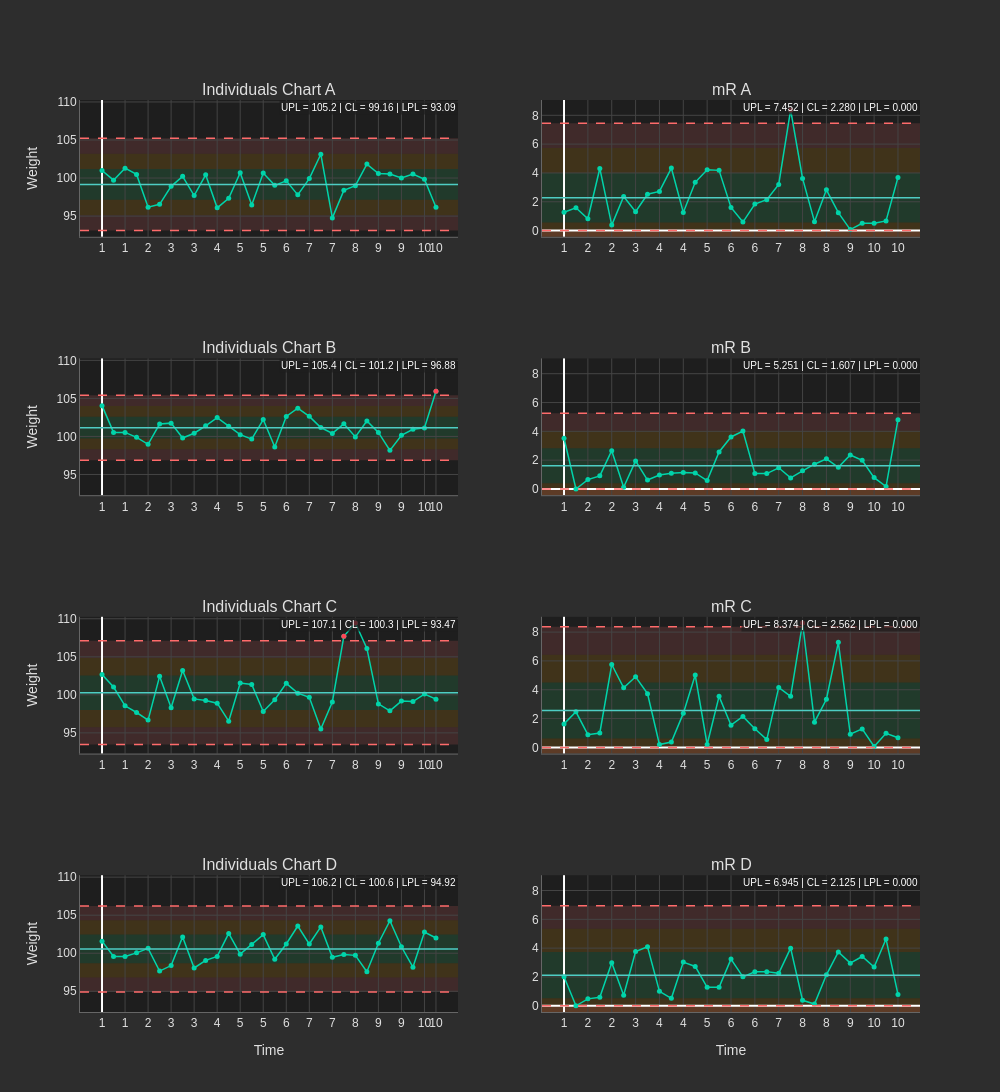

Here is the notebook cell this chart was saved with:
### Code cell
# Plot stratified IMR with all rules
fig = result_imr.plot(
    show_zones=True,
    highlight_signals=True,
    show_rules=True,  # Show all WECO rule violations
    theme='dark'
)
fig.show()

### Figure 1 — Plotly figure (JSON) as saved in the notebook; plotly's stock layout.template omitted (floating-point values rounded to 4 significant figures)
{"data": [{"customdata": [["A", 1, 0], ["A", 1, 1], ["A", 1, 2], ["A", 2, 3], ["A", 2, 4], ["A", 2, 5], ["A", 3, 6], ["A", 3, 7], ["A", 3, 8], ["A", 4, 9], ["A", 4, 10], ["A", 4, 11], ["A", 5, 12], ["A", 5, 13], ["A", 5, 14], ["A", 6, 15], ["A", 6, 16], ["A", 6, 17], ["A", 7, 18], ["A", 7, 19], ["A", 7, 20], ["A", 8, 21], ["A", 8, 22], ["A", 8, 23], ["A", 9, 24], ["A", 9, 25], ["A", 9, 26], ["A", 10, 27], ["A", 10, 28], ["A", 10, 29]], "hovertemplate": "<b>X_A</b> = %{y:.3f}<br>Cell: %{customdata[0]}<br>Time: %{customdata[1]}<br>Obs:  %{customdata[2]}<extra></extra>", "line": {"color": "#00D4AA", "width": 1.5}, "marker": {"color": "#00D4AA", "size": 5}, "mode": "lines+markers", "name": "X_A", "opacity": 1.0, "showlegend": false, "type": "scatter", "x": [0, 1, 2, 3, 4, 5, 6, 7, 8, 9, 10, 11, 12, 13, 14, 15, 16, 17, 18, 19, 20, 21, 22, 23, 24, 25, 26, 27, 28, 29], "xaxis": "x", "y": [101.0, 99.72, 101.3, 100.5, 96.17, 96.55, 98.91, 100.2, 97.7, 100.4, 96.08, 97.34, 100.7, 96.47, 100.7, 99.04, 99.63, 97.79, 99.93, 103.1, 94.76, 98.38, 99.0, 101.8, 100.6, 100.5, 100.0, 100.5, 99.85, 96.16], "yaxis": "y"}, {"customdata": [["A", 1, 1], ["A", 1, 2], ["A", 2, 3], ["A", 2, 4], ["A", 2, 5], ["A", 3, 6], ["A", 3, 7], ["A", 3, 8], ["A", 4, 9], ["A", 4, 10], ["A", 4, 11], ["A", 5, 12], ["A", 5, 13], ["A", 5, 14], ["A", 6, 15], ["A", 6, 16], ["A", 6, 17], ["A", 7, 18], ["A", 7, 19], ["A", 7, 20], ["A", 8, 21], ["A", 8, 22], ["A", 8, 23], ["A", 9, 24], ["A", 9, 25], ["A", 9, 26], ["A", 10, 27], ["A", 10, 28], ["A", 10, 29]], "hovertemplate": "<b>mR_A</b> = %{y:.3f}<br>Cell: %{customdata[0]}<br>Time: %{customdata[1]}<br>Obs:  %{customdata[2]}<extra></extra>", "line": {"color": "#00D4AA", "width": 1.5}, "marker": {"color": "#00D4AA", "size": 5}, "mode": "lines+markers", "name": "mR_A", "opacity": 1.0, "showlegend": false, "type": "scatter", "x": [0, 1, 2, 3, 4, 5, 6, 7, 8, 9, 10, 11, 12, 13, 14, 15, 16, 17, 18, 19, 20, 21, 22, 23, 24, 25, 26, 27, 28], "xaxis": "x2", "y": [1.27, 1.58, 0.82, 4.31, 0.38, 2.36, 1.31, 2.52, 2.72, 4.34, 1.26, 3.35, 4.22, 4.18, 1.61, 0.59, 1.84, 2.14, 3.2, 8.37, 3.62, 0.62, 2.83, 1.24, 0.07, 0.51, 0.51, 0.67, 3.69], "yaxis": "y2"}, {"hovertemplate": "Signal<br>%{x}<br>%{y:.3f}<extra></extra>", "marker": {"color": "#FF4757", "size": 5, "symbol": "circle"}, "mode": "markers", "name": "Signal", "showlegend": false, "type": "scatter", "x": [19], "xaxis": "x2", "y": [8.37], "yaxis": "y2"}, {"customdata": [["B", 1, 30], ["B", 1, 31], ["B", 1, 32], ["B", 2, 33], ["B", 2, 34], ["B", 2, 35], ["B", 3, 36], ["B", 3, 37], ["B", 3, 38], ["B", 4, 39], ["B", 4, 40], ["B", 4, 41], ["B", 5, 42], ["B", 5, 43], ["B", 5, 44], ["B", 6, 45], ["B", 6, 46], ["B", 6, 47], ["B", 7, 48], ["B", 7, 49], ["B", 7, 50], ["B", 8, 51], ["B", 8, 52], ["B", 8, 53], ["B", 9, 54], ["B", 9, 55], ["B", 9, 56], ["B", 10, 57], ["B", 10, 58], ["B", 10, 59]], "hovertemplate": "<b>X_B</b> = %{y:.3f}<br>Cell: %{customdata[0]}<br>Time: %{customdata[1]}<br>Obs:  %{customdata[2]}<extra></extra>", "line": {"color": "#00D4AA", "width": 1.5}, "marker": {"color": "#00D4AA", "size": 5}, "mode": "lines+markers", "name": "X_B", "opacity": 1.0, "showlegend": false, "type": "scatter", "x": [0, 1, 2, 3, 4, 5, 6, 7, 8, 9, 10, 11, 12, 13, 14, 15, 16, 17, 18, 19, 20, 21, 22, 23, 24, 25, 26, 27, 28, 29], "xaxis": "x3", "y": [104.0, 100.5, 100.5, 99.88, 98.97, 101.6, 101.8, 99.8, 100.4, 101.4, 102.5, 101.3, 100.2, 99.65, 102.2, 98.61, 102.6, 103.7, 102.6, 101.2, 100.4, 101.7, 99.94, 102.0, 100.5, 98.17, 100.2, 101.0, 101.1, 105.9], "yaxis": "y3"}, {"hovertemplate": "Signal<br>%{x}<br>%{y:.3f}<extra></extra>", "marker": {"color": "#FF4757", "size": 5, "symbol": "circle"}, "mode": "markers", "name": "Signal", "showlegend": false, "type": "scatter", "x": [29], "xaxis": "x3", "y": [105.9], "yaxis": "y3"}, {"customdata": [["B", 1, 31], ["B", 1, 32], ["B", 2, 33], ["B", 2, 34], ["B", 2, 35], ["B", 3, 36], ["B", 3, 37], ["B", 3, 38], ["B", 4, 39], ["B", 4, 40], ["B", 4, 41], ["B", 5, 42], ["B", 5, 43], ["B", 5, 44], ["B", 6, 45], ["B", 6, 46], ["B", 6, 47], ["B", 7, 48], ["B", 7, 49], ["B", 7, 50], ["B", 8, 51], ["B", 8, 52], ["B", 8, 53], ["B", 9, 54], ["B", 9, 55], ["B", 9, 56], ["B", 10, 57], ["B", 10, 58], ["B", 10, 59]], "hovertemplate": "<b>mR_B</b> = %{y:.3f}<br>Cell: %{customdata[0]}<br>Time: %{customdata[1]}<br>Obs:  %{customdata[2]}<extra></extra>", "line": {"color": "#00D4AA", "width": 1.5}, "marker": {"color": "#00D4AA", "size": 5}, "mode": "lines+markers", "name": "mR_B", "opacity": 1.0, "showlegend": false, "type": "scatter", "x": [0, 1, 2, 3, 4, 5, 6, 7, 8, 9, 10, 11, 12, 13, 14, 15, 16, 17, 18, 19, 20, 21, 22, 23, 24, 25, 26, 27, 28], "xaxis": "x4", "y": [3.52, 0.0, 0.65, 0.91, 2.66, 0.12, 1.95, 0.62, 0.97, 1.09, 1.14, 1.11, 0.58, 2.57, 3.61, 4.02, 1.08, 1.07, 1.47, 0.77, 1.26, 1.72, 2.09, 1.5, 2.36, 1.99, 0.79, 0.17, 4.81], "yaxis": "y4"}, {"customdata": [["C", 1, 60], ["C", 1, 61], ["C", 1, 62], ["C", 2, 63], ["C", 2, 64], ["C", 2, 65], ["C", 3, 66], ["C", 3, 67], ["C", 3, 68], ["C", 4, 69], ["C", 4, 70], ["C", 4, 71], ["C", 5, 72], ["C", 5, 73], ["C", 5, 74], ["C", 6, 75], ["C", 6, 76], ["C", 6, 77], ["C", 7, 78], ["C", 7, 79], ["C", 7, 80], ["C", 8, 81], ["C", 8, 82], ["C", 8, 83], ["C", 9, 84], ["C", 9, 85], ["C", 9, 86], ["C", 10, 87], ["C", 10, 88], ["C", 10, 89]], "hovertemplate": "<b>X_C</b> = %{y:.3f}<br>Cell: %{customdata[0]}<br>Time: %{customdata[1]}<br>Obs:  %{customdata[2]}<extra></extra>", "line": {"color": "#00D4AA", "width": 1.5}, "marker": {"color": "#00D4AA", "size": 5}, "mode": "lines+markers", "name": "X_C", "opacity": 1.0, "showlegend": false, "type": "scatter", "x": [0, 1, 2, 3, 4, 5, 6, 7, 8, 9, 10, 11, 12, 13, 14, 15, 16, 17, 18, 19, 20, 21, 22, 23, 24, 25, 26, 27, 28, 29], "xaxis": "x5", "y": [102.7, 101.0, 98.56, 97.68, 96.68, 102.4, 98.3, 103.2, 99.47, 99.27, 98.9, 96.54, 101.6, 101.4, 97.82, 99.36, 101.5, 100.2, 99.68, 95.52, 99.06, 107.7, 109.4, 106.1, 98.81, 97.9, 99.18, 99.12, 100.1, 99.43], "yaxis": "y5"}, {"hovertemplate": "Signal<br>%{x}<br>%{y:.3f}<extra></extra>", "marker": {"color": "#FF4757", "size": 5, "symbol": "circle"}, "mode": "markers", "name": "Signal", "showlegend": false, "type": "scatter", "x": [21, 22], "xaxis": "x5", "y": [107.7, 109.4], "yaxis": "y5"}, {"customdata": [["C", 1, 61], ["C", 1, 62], ["C", 2, 63], ["C", 2, 64], ["C", 2, 65], ["C", 3, 66], ["C", 3, 67], ["C", 3, 68], ["C", 4, 69], ["C", 4, 70], ["C", 4, 71], ["C", 5, 72], ["C", 5, 73], ["C", 5, 74], ["C", 6, 75], ["C", 6, 76], ["C", 6, 77], ["C", 7, 78], ["C", 7, 79], ["C", 7, 80], ["C", 8, 81], ["C", 8, 82], ["C", 8, 83], ["C", 9, 84], ["C", 9, 85], ["C", 9, 86], ["C", 10, 87], ["C", 10, 88], ["C", 10, 89]], "hovertemplate": "<b>mR_C</b> = %{y:.3f}<br>Cell: %{customdata[0]}<br>Time: %{customdata[1]}<br>Obs:  %{customdata[2]}<extra></extra>", "line": {"color": "#00D4AA", "width": 1.5}, "marker": {"color": "#00D4AA", "size": 5}, "mode": "lines+markers", "name": "mR_C", "opacity": 1.0, "showlegend": false, "type": "scatter", "x": [0, 1, 2, 3, 4, 5, 6, 7, 8, 9, 10, 11, 12, 13, 14, 15, 16, 17, 18, 19, 20, 21, 22, 23, 24, 25, 26, 27, 28], "xaxis": "x6", "y": [1.63, 2.47, 0.88, 1.0, 5.75, 4.13, 4.9, 3.73, 0.2, 0.37, 2.36, 5.02, 0.2, 3.54, 1.54, 2.15, 1.29, 0.54, 4.16, 3.54, 8.63, 1.75, 3.34, 7.29, 0.91, 1.28, 0.06, 0.98, 0.67], "yaxis": "y6"}, {"hovertemplate": "Signal<br>%{x}<br>%{y:.3f}<extra></extra>", "marker": {"color": "#FF4757", "size": 5, "symbol": "circle"}, "mode": "markers", "name": "Signal", "showlegend": false, "type": "scatter", "x": [20], "xaxis": "x6", "y": [8.63], "yaxis": "y6"}, {"customdata": [["D", 1, 90], ["D", 1, 91], ["D", 1, 92], ["D", 2, 93], ["D", 2, 94], ["D", 2, 95], ["D", 3, 96], ["D", 3, 97], ["D", 3, 98], ["D", 4, 99], ["D", 4, 100], ["D", 4, 101], ["D", 5, 102], ["D", 5, 103], ["D", 5, 104], ["D", 6, 105], ["D", 6, 106], ["D", 6, 107], ["D", 7, 108], ["D", 7, 109], ["D", 7, 110], ["D", 8, 111], ["D", 8, 112], ["D", 8, 113], ["D", 9, 114], ["D", 9, 115], ["D", 9, 116], ["D", 10, 117], ["D", 10, 118], ["D", 10, 119]], "hovertemplate": "<b>X_D</b> = %{y:.3f}<br>Cell: %{customdata[0]}<br>Time: %{customdata[1]}<br>Obs:  %{customdata[2]}<extra></extra>", "line": {"color": "#00D4AA", "width": 1.5}, "marker": {"color": "#00D4AA", "size": 5}, "mode": "lines+markers", "name": "X_D", "opacity": 1.0, "showlegend": false, "type": "scatter", "x": [0, 1, 2, 3, 4, 5, 6, 7, 8, 9, 10, 11, 12, 13, 14, 15, 16, 17, 18, 19, 20, 21, 22, 23, 24, 25, 26, 27, 28, 29], "xaxis": "x7", "y": [101.6, 99.57, 99.57, 100.0, 100.6, 97.65, 98.38, 102.2, 98.06, 99.06, 99.58, 102.6, 99.88, 101.2, 102.5, 99.21, 101.2, 103.6, 101.2, 103.5, 99.46, 99.84, 99.72, 97.57, 101.3, 104.3, 100.8, 98.16, 102.8, 102.0], "yaxis": "y7"}, {"customdata": [["D", 1, 91], ["D", 1, 92], ["D", 2, 93], ["D", 2, 94], ["D", 2, 95], ["D", 3, 96], ["D", 3, 97], ["D", 3, 98], ["D", 4, 99], ["D", 4, 100], ["D", 4, 101], ["D", 5, 102], ["D", 5, 103], ["D", 5, 104], ["D", 6, 105], ["D", 6, 106], ["D", 6, 107], ["D", 7, 108], ["D", 7, 109], ["D", 7, 110], ["D", 8, 111], ["D", 8, 112], ["D", 8, 113], ["D", 9, 114], ["D", 9, 115], ["D", 9, 116], ["D", 10, 117], ["D", 10, 118], ["D", 10, 119]], "hovertemplate": "<b>mR_D</b> = %{y:.3f}<br>Cell: %{customdata[0]}<br>Time: %{customdata[1]}<br>Obs:  %{customdata[2]}<extra></extra>", "line": {"color": "#00D4AA", "width": 1.5}, "marker": {"color": "#00D4AA", "size": 5}, "mode": "lines+markers", "name": "mR_D", "opacity": 1.0, "showlegend": false, "type": "scatter", "x": [0, 1, 2, 3, 4, 5, 6, 7, 8, 9, 10, 11, 12, 13, 14, 15, 16, 17, 18, 19, 20, 21, 22, 23, 24, 25, 26, 27, 28], "xaxis": "x8", "y": [2.02, 0.0, 0.48, 0.59, 2.99, 0.73, 3.77, 4.09, 1.0, 0.52, 3.03, 2.73, 1.28, 1.29, 3.24, 2.01, 2.36, 2.37, 2.25, 4.0, 0.38, 0.12, 2.15, 3.74, 2.96, 3.42, 2.69, 4.63, 0.79], "yaxis": "y8"}], "layout": {"annotations": [{"font": {"size": 16}, "showarrow": false, "text": "Individuals Chart A", "x": 0.225, "xanchor": "center", "xref": "paper", "y": 1.0, "yanchor": "bottom", "yref": "paper"}, {"font": {"size": 16}, "showarrow": false, "text": "mR A", "x": 0.775, "xanchor": "center", "xref": "paper", "y": 1.0, "yanchor": "bottom", "yref": "paper"}, {"font": {"size": 16}, "showarrow": false, "text": "Individuals Chart B", "x": 0.225, "xanchor": "center", "xref": "paper", "y": 0.7167, "yanchor": "bottom", "yref": "paper"}, {"font": {"size": 16}, "showarrow": false, "text": "mR B", "x": 0.775, "xanchor": "center", "xref": "paper", "y": 0.7167, "yanchor": "bottom", "yref": "paper"}, {"font": {"size": 16}, "showarrow": false, "text": "Individuals Chart C", "x": 0.225, "xanchor": "center", "xref": "paper", "y": 0.4333, "yanchor": "bottom", "yref": "paper"}, {"font": {"size": 16}, "showarrow": false, "text": "mR C", "x": 0.775, "xanchor": "center", "xref": "paper", "y": 0.4333, "yanchor": "bottom", "yref": "paper"}, {"font": {"size": 16}, "showarrow": false, "text": "Individuals Chart D", "x": 0.225, "xanchor": "center", "xref": "paper", "y": 0.15, "yanchor": "bottom", "yref": "paper"}, {"font": {"size": 16}, "showarrow": false, "text": "mR D", "x": 0.775, "xanchor": "center", "xref": "paper", "y": 0.15, "yanchor": "bottom", "yref": "paper"}, {"bgcolor": "rgba(30,30,30,0.7)", "font": {"color": "#FFFFFF", "size": 10}, "showarrow": false, "text": "UPL = 105.2 | CL = 99.16 | LPL = 93.09", "x": 1.0, "xanchor": "right", "xref": "x domain", "y": 1.0, "yanchor": "top", "yref": "y domain"}, {"bgcolor": "rgba(30,30,30,0.7)", "font": {"color": "#FFFFFF", "size": 10}, "showarrow": false, "text": "UPL = 7.452 | CL = 2.280 | LPL = 0.000", "x": 1.0, "xanchor": "right", "xref": "x2 domain", "y": 1.0, "yanchor": "top", "yref": "y2 domain"}, {"bgcolor": "rgba(30,30,30,0.7)", "font": {"color": "#FFFFFF", "size": 10}, "showarrow": false, "text": "UPL = 105.4 | CL = 101.2 | LPL = 96.88", "x": 1.0, "xanchor": "right", "xref": "x3 domain", "y": 1.0, "yanchor": "top", "yref": "y3 domain"}, {"bgcolor": "rgba(30,30,30,0.7)", "font": {"color": "#FFFFFF", "size": 10}, "showarrow": false, "text": "UPL = 5.251 | CL = 1.607 | LPL = 0.000", "x": 1.0, "xanchor": "right", "xref": "x4 domain", "y": 1.0, "yanchor": "top", "yref": "y4 domain"}, {"bgcolor": "rgba(30,30,30,0.7)", "font": {"color": "#FFFFFF", "size": 10}, "showarrow": false, "text": "UPL = 107.1 | CL = 100.3 | LPL = 93.47", "x": 1.0, "xanchor": "right", "xref": "x5 domain", "y": 1.0, "yanchor": "top", "yref": "y5 domain"}, {"bgcolor": "rgba(30,30,30,0.7)", "font": {"color": "#FFFFFF", "size": 10}, "showarrow": false, "text": "UPL = 8.374 | CL = 2.562 | LPL = 0.000", "x": 1.0, "xanchor": "right", "xref": "x6 domain", "y": 1.0, "yanchor": "top", "yref": "y6 domain"}, {"bgcolor": "rgba(30,30,30,0.7)", "font": {"color": "#FFFFFF", "size": 10}, "showarrow": false, "text": "UPL = 106.2 | CL = 100.6 | LPL = 94.92", "x": 1.0, "xanchor": "right", "xref": "x7 domain", "y": 1.0, "yanchor": "top", "yref": "y7 domain"}, {"bgcolor": "rgba(30,30,30,0.7)", "font": {"color": "#FFFFFF", "size": 10}, "showarrow": false, "text": "UPL = 6.945 | CL = 2.125 | LPL = 0.000", "x": 1.0, "xanchor": "right", "xref": "x8 domain", "y": 1.0, "yanchor": "top", "yref": "y8 domain"}], "font": {"color": "#E0E0E0", "family": "Arial, sans-serif", "size": 12}, "height": 1600, "hovermode": "closest", "paper_bgcolor": "#2D2D2D", "plot_bgcolor": "#1E1E1E", "shapes": [{"fillcolor": "#2ED573", "layer": "below", "line": {"width": 0}, "opacity": 0.15, "type": "rect", "x0": 0, "x1": 1, "xref": "x domain", "y0": 97.14, "y1": 101.2, "yref": "y"}, {"fillcolor": "#FFA502", "layer": "below", "line": {"width": 0}, "opacity": 0.15, "type": "rect", "x0": 0, "x1": 1, "xref": "x domain", "y0": 101.2, "y1": 103.2, "yref": "y"}, {"fillcolor": "#FFA502", "layer": "below", "line": {"width": 0}, "opacity": 0.15, "type": "rect", "x0": 0, "x1": 1, "xref": "x domain", "y0": 95.12, "y1": 97.14, "yref": "y"}, {"fillcolor": "#FF6B6B", "layer": "below", "line": {"width": 0}, "opacity": 0.15, "type": "rect", "x0": 0, "x1": 1, "xref": "x domain", "y0": 103.2, "y1": 105.2, "yref": "y"}, {"fillcolor": "#FF6B6B", "layer": "below", "line": {"width": 0}, "opacity": 0.15, "type": "rect", "x0": 0, "x1": 1, "xref": "x domain", "y0": 93.09, "y1": 95.12, "yref": "y"}, {"line": {"color": "#FF6B6B", "dash": "dash", "width": 1.5}, "type": "line", "x0": 0, "x1": 1, "xref": "x domain", "y0": 105.2, "y1": 105.2, "yref": "y"}, {"line": {"color": "#FF6B6B", "dash": "dash", "width": 1.5}, "type": "line", "x0": 0, "x1": 1, "xref": "x domain", "y0": 93.09, "y1": 93.09, "yref": "y"}, {"line": {"color": "#4ECDC4", "dash": "solid", "width": 1.5}, "type": "line", "x0": 0, "x1": 1, "xref": "x domain", "y0": 99.16, "y1": 99.16, "yref": "y"}, {"fillcolor": "#2ED573", "layer": "below", "line": {"width": 0}, "opacity": 0.15, "type": "rect", "x0": 0, "x1": 1, "xref": "x2 domain", "y0": 0.556, "y1": 4.004, "yref": "y2"}, {"fillcolor": "#FFA502", "layer": "below", "line": {"width": 0}, "opacity": 0.15, "type": "rect", "x0": 0, "x1": 1, "xref": "x2 domain", "y0": 4.004, "y1": 5.728, "yref": "y2"}, {"fillcolor": "#FFA502", "layer": "below", "line": {"width": 0}, "opacity": 0.15, "type": "rect", "x0": 0, "x1": 1, "xref": "x2 domain", "y0": -1.168, "y1": 0.556, "yref": "y2"}, {"fillcolor": "#FF6B6B", "layer": "below", "line": {"width": 0}, "opacity": 0.15, "type": "rect", "x0": 0, "x1": 1, "xref": "x2 domain", "y0": 5.728, "y1": 7.452, "yref": "y2"}, {"fillcolor": "#FF6B6B", "layer": "below", "line": {"width": 0}, "opacity": 0.15, "type": "rect", "x0": 0, "x1": 1, "xref": "x2 domain", "y0": 0.0, "y1": -1.168, "yref": "y2"}, {"line": {"color": "#FF6B6B", "dash": "dash", "width": 1.5}, "type": "line", "x0": 0, "x1": 1, "xref": "x2 domain", "y0": 7.452, "y1": 7.452, "yref": "y2"}, {"line": {"color": "#FF6B6B", "dash": "dash", "width": 1.5}, "type": "line", "x0": 0, "x1": 1, "xref": "x2 domain", "y0": 0.0, "y1": 0.0, "yref": "y2"}, {"line": {"color": "#4ECDC4", "dash": "solid", "width": 1.5}, "type": "line", "x0": 0, "x1": 1, "xref": "x2 domain", "y0": 2.28, "y1": 2.28, "yref": "y2"}, {"fillcolor": "#2ED573", "layer": "below", "line": {"width": 0}, "opacity": 0.15, "type": "rect", "x0": 0, "x1": 1, "xref": "x3 domain", "y0": 99.73, "y1": 102.6, "yref": "y3"}, {"fillcolor": "#FFA502", "layer": "below", "line": {"width": 0}, "opacity": 0.15, "type": "rect", "x0": 0, "x1": 1, "xref": "x3 domain", "y0": 102.6, "y1": 104.0, "yref": "y3"}, {"fillcolor": "#FFA502", "layer": "below", "line": {"width": 0}, "opacity": 0.15, "type": "rect", "x0": 0, "x1": 1, "xref": "x3 domain", "y0": 98.3, "y1": 99.73, "yref": "y3"}, {"fillcolor": "#FF6B6B", "layer": "below", "line": {"width": 0}, "opacity": 0.15, "type": "rect", "x0": 0, "x1": 1, "xref": "x3 domain", "y0": 104.0, "y1": 105.4, "yref": "y3"}, {"fillcolor": "#FF6B6B", "layer": "below", "line": {"width": 0}, "opacity": 0.15, "type": "rect", "x0": 0, "x1": 1, "xref": "x3 domain", "y0": 96.88, "y1": 98.3, "yref": "y3"}, {"line": {"color": "#FF6B6B", "dash": "dash", "width": 1.5}, "type": "line", "x0": 0, "x1": 1, "xref": "x3 domain", "y0": 105.4, "y1": 105.4, "yref": "y3"}, {"line": {"color": "#FF6B6B", "dash": "dash", "width": 1.5}, "type": "line", "x0": 0, "x1": 1, "xref": "x3 domain", "y0": 96.88, "y1": 96.88, "yref": "y3"}, {"line": {"color": "#4ECDC4", "dash": "solid", "width": 1.5}, "type": "line", "x0": 0, "x1": 1, "xref": "x3 domain", "y0": 101.2, "y1": 101.2, "yref": "y3"}, {"fillcolor": "#2ED573", "layer": "below", "line": {"width": 0}, "opacity": 0.15, "type": "rect", "x0": 0, "x1": 1, "xref": "x4 domain", "y0": 0.3923, "y1": 2.822, "yref": "y4"}, {"fillcolor": "#FFA502", "layer": "below", "line": {"width": 0}, "opacity": 0.15, "type": "rect", "x0": 0, "x1": 1, "xref": "x4 domain", "y0": 2.822, "y1": 4.036, "yref": "y4"}, {"fillcolor": "#FFA502", "layer": "below", "line": {"width": 0}, "opacity": 0.15, "type": "rect", "x0": 0, "x1": 1, "xref": "x4 domain", "y0": -0.8223, "y1": 0.3923, "yref": "y4"}, {"fillcolor": "#FF6B6B", "layer": "below", "line": {"width": 0}, "opacity": 0.15, "type": "rect", "x0": 0, "x1": 1, "xref": "x4 domain", "y0": 4.036, "y1": 5.251, "yref": "y4"}, {"fillcolor": "#FF6B6B", "layer": "below", "line": {"width": 0}, "opacity": 0.15, "type": "rect", "x0": 0, "x1": 1, "xref": "x4 domain", "y0": 0.0, "y1": -0.8223, "yref": "y4"}, {"line": {"color": "#FF6B6B", "dash": "dash", "width": 1.5}, "type": "line", "x0": 0, "x1": 1, "xref": "x4 domain", "y0": 5.251, "y1": 5.251, "yref": "y4"}, {"line": {"color": "#FF6B6B", "dash": "dash", "width": 1.5}, "type": "line", "x0": 0, "x1": 1, "xref": "x4 domain", "y0": 0.0, "y1": 0.0, "yref": "y4"}, {"line": {"color": "#4ECDC4", "dash": "solid", "width": 1.5}, "type": "line", "x0": 0, "x1": 1, "xref": "x4 domain", "y0": 1.607, "y1": 1.607, "yref": "y4"}, {"fillcolor": "#2ED573", "layer": "below", "line": {"width": 0}, "opacity": 0.15, "type": "rect", "x0": 0, "x1": 1, "xref": "x5 domain", "y0": 98.01, "y1": 102.6, "yref": "y5"}, {"fillcolor": "#FFA502", "layer": "below", "line": {"width": 0}, "opacity": 0.15, "type": "rect", "x0": 0, "x1": 1, "xref": "x5 domain", "y0": 102.6, "y1": 104.8, "yref": "y5"}, {"fillcolor": "#FFA502", "layer": "below", "line": {"width": 0}, "opacity": 0.15, "type": "rect", "x0": 0, "x1": 1, "xref": "x5 domain", "y0": 95.74, "y1": 98.01, "yref": "y5"}, {"fillcolor": "#FF6B6B", "layer": "below", "line": {"width": 0}, "opacity": 0.15, "type": "rect", "x0": 0, "x1": 1, "xref": "x5 domain", "y0": 104.8, "y1": 107.1, "yref": "y5"}, {"fillcolor": "#FF6B6B", "layer": "below", "line": {"width": 0}, "opacity": 0.15, "type": "rect", "x0": 0, "x1": 1, "xref": "x5 domain", "y0": 93.47, "y1": 95.74, "yref": "y5"}, {"line": {"color": "#FF6B6B", "dash": "dash", "width": 1.5}, "type": "line", "x0": 0, "x1": 1, "xref": "x5 domain", "y0": 107.1, "y1": 107.1, "yref": "y5"}, {"line": {"color": "#FF6B6B", "dash": "dash", "width": 1.5}, "type": "line", "x0": 0, "x1": 1, "xref": "x5 domain", "y0": 93.47, "y1": 93.47, "yref": "y5"}, {"line": {"color": "#4ECDC4", "dash": "solid", "width": 1.5}, "type": "line", "x0": 0, "x1": 1, "xref": "x5 domain", "y0": 100.3, "y1": 100.3, "yref": "y5"}, {"fillcolor": "#2ED573", "layer": "below", "line": {"width": 0}, "opacity": 0.15, "type": "rect", "x0": 0, "x1": 1, "xref": "x6 domain", "y0": 0.6247, "y1": 4.499, "yref": "y6"}, {"fillcolor": "#FFA502", "layer": "below", "line": {"width": 0}, "opacity": 0.15, "type": "rect", "x0": 0, "x1": 1, "xref": "x6 domain", "y0": 4.499, "y1": 6.437, "yref": "y6"}, {"fillcolor": "#FFA502", "layer": "below", "line": {"width": 0}, "opacity": 0.15, "type": "rect", "x0": 0, "x1": 1, "xref": "x6 domain", "y0": -1.313, "y1": 0.6247, "yref": "y6"}, {"fillcolor": "#FF6B6B", "layer": "below", "line": {"width": 0}, "opacity": 0.15, "type": "rect", "x0": 0, "x1": 1, "xref": "x6 domain", "y0": 6.437, "y1": 8.374, "yref": "y6"}, {"fillcolor": "#FF6B6B", "layer": "below", "line": {"width": 0}, "opacity": 0.15, "type": "rect", "x0": 0, "x1": 1, "xref": "x6 domain", "y0": 0.0, "y1": -1.313, "yref": "y6"}, {"line": {"color": "#FF6B6B", "dash": "dash", "width": 1.5}, "type": "line", "x0": 0, "x1": 1, "xref": "x6 domain", "y0": 8.374, "y1": 8.374, "yref": "y6"}, {"line": {"color": "#FF6B6B", "dash": "dash", "width": 1.5}, "type": "line", "x0": 0, "x1": 1, "xref": "x6 domain", "y0": 0.0, "y1": 0.0, "yref": "y6"}, {"line": {"color": "#4ECDC4", "dash": "solid", "width": 1.5}, "type": "line", "x0": 0, "x1": 1, "xref": "x6 domain", "y0": 2.562, "y1": 2.562, "yref": "y6"}, {"fillcolor": "#2ED573", "layer": "below", "line": {"width": 0}, "opacity": 0.15, "type": "rect", "x0": 0, "x1": 1, "xref": "x7 domain", "y0": 98.68, "y1": 102.5, "yref": "y7"}, {"fillcolor": "#FFA502", "layer": "below", "line": {"width": 0}, "opacity": 0.15, "type": "rect", "x0": 0, "x1": 1, "xref": "x7 domain", "y0": 102.5, "y1": 104.3, "yref": "y7"}, {"fillcolor": "#FFA502", "layer": "below", "line": {"width": 0}, "opacity": 0.15, "type": "rect", "x0": 0, "x1": 1, "xref": "x7 domain", "y0": 96.8, "y1": 98.68, "yref": "y7"}, {"fillcolor": "#FF6B6B", "layer": "below", "line": {"width": 0}, "opacity": 0.15, "type": "rect", "x0": 0, "x1": 1, "xref": "x7 domain", "y0": 104.3, "y1": 106.2, "yref": "y7"}, {"fillcolor": "#FF6B6B", "layer": "below", "line": {"width": 0}, "opacity": 0.15, "type": "rect", "x0": 0, "x1": 1, "xref": "x7 domain", "y0": 94.92, "y1": 96.8, "yref": "y7"}, {"line": {"color": "#FF6B6B", "dash": "dash", "width": 1.5}, "type": "line", "x0": 0, "x1": 1, "xref": "x7 domain", "y0": 106.2, "y1": 106.2, "yref": "y7"}, {"line": {"color": "#FF6B6B", "dash": "dash", "width": 1.5}, "type": "line", "x0": 0, "x1": 1, "xref": "x7 domain", "y0": 94.92, "y1": 94.92, "yref": "y7"}, {"line": {"color": "#4ECDC4", "dash": "solid", "width": 1.5}, "type": "line", "x0": 0, "x1": 1, "xref": "x7 domain", "y0": 100.6, "y1": 100.6, "yref": "y7"}, {"fillcolor": "#2ED573", "layer": "below", "line": {"width": 0}, "opacity": 0.15, "type": "rect", "x0": 0, "x1": 1, "xref": "x8 domain", "y0": 0.5183, "y1": 3.732, "yref": "y8"}, {"fillcolor": "#FFA502", "layer": "below", "line": {"width": 0}, "opacity": 0.15, "type": "rect", "x0": 0, "x1": 1, "xref": "x8 domain", "y0": 3.732, "y1": 5.338, "yref": "y8"}, {"fillcolor": "#FFA502", "layer": "below", "line": {"width": 0}, "opacity": 0.15, "type": "rect", "x0": 0, "x1": 1, "xref": "x8 domain", "y0": -1.088, "y1": 0.5183, "yref": "y8"}, {"fillcolor": "#FF6B6B", "layer": "below", "line": {"width": 0}, "opacity": 0.15, "type": "rect", "x0": 0, "x1": 1, "xref": "x8 domain", "y0": 5.338, "y1": 6.945, "yref": "y8"}, {"fillcolor": "#FF6B6B", "layer": "below", "line": {"width": 0}, "opacity": 0.15, "type": "rect", "x0": 0, "x1": 1, "xref": "x8 domain", "y0": 0.0, "y1": -1.088, "yref": "y8"}, {"line": {"color": "#FF6B6B", "dash": "dash", "width": 1.5}, "type": "line", "x0": 0, "x1": 1, "xref": "x8 domain", "y0": 6.945, "y1": 6.945, "yref": "y8"}, {"line": {"color": "#FF6B6B", "dash": "dash", "width": 1.5}, "type": "line", "x0": 0, "x1": 1, "xref": "x8 domain", "y0": 0.0, "y1": 0.0, "yref": "y8"}, {"line": {"color": "#4ECDC4", "dash": "solid", "width": 1.5}, "type": "line", "x0": 0, "x1": 1, "xref": "x8 domain", "y0": 2.125, "y1": 2.125, "yref": "y8"}], "title": {"font": {"color": "#FFFFFF", "size": 16}, "x": 0.5, "xanchor": "center"}, "width": 1000, "xaxis": {"anchor": "y", "automargin": true, "domain": [0.0, 0.45], "gridcolor": "#444444", "gridwidth": 1.0, "linecolor": "#666666", "linewidth": 1.0, "showgrid": true, "showline": true, "tickangle": 0, "ticktext": ["1", "1", "2", "3", "3", "4", "5", "5", "6", "7", "7", "8", "9", "9", "10", "10"], "tickvals": [0, 2, 4, 6, 8, 10, 12, 14, 16, 18, 20, 22, 24, 26, 28, 29]}, "xaxis2": {"anchor": "y2", "automargin": true, "domain": [0.55, 1.0], "gridcolor": "#444444", "gridwidth": 1.0, "linecolor": "#666666", "linewidth": 1.0, "showgrid": true, "showline": true, "tickangle": 0, "ticktext": ["1", "2", "2", "3", "4", "4", "5", "6", "6", "7", "8", "8", "9", "10", "10"], "tickvals": [0, 2, 4, 6, 8, 10, 12, 14, 16, 18, 20, 22, 24, 26, 28]}, "xaxis3": {"anchor": "y3", "automargin": true, "domain": [0.0, 0.45], "gridcolor": "#444444", "gridwidth": 1.0, "linecolor": "#666666", "linewidth": 1.0, "showgrid": true, "showline": true, "tickangle": 0, "ticktext": ["1", "1", "2", "3", "3", "4", "5", "5", "6", "7", "7", "8", "9", "9", "10", "10"], "tickvals": [0, 2, 4, 6, 8, 10, 12, 14, 16, 18, 20, 22, 24, 26, 28, 29]}, "xaxis4": {"anchor": "y4", "automargin": true, "domain": [0.55, 1.0], "gridcolor": "#444444", "gridwidth": 1.0, "linecolor": "#666666", "linewidth": 1.0, "showgrid": true, "showline": true, "tickangle": 0, "ticktext": ["1", "2", "2", "3", "4", "4", "5", "6", "6", "7", "8", "8", "9", "10", "10"], "tickvals": [0, 2, 4, 6, 8, 10, 12, 14, 16, 18, 20, 22, 24, 26, 28]}, "xaxis5": {"anchor": "y5", "automargin": true, "domain": [0.0, 0.45], "gridcolor": "#444444", "gridwidth": 1.0, "linecolor": "#666666", "linewidth": 1.0, "showgrid": true, "showline": true, "tickangle": 0, "ticktext": ["1", "1", "2", "3", "3", "4", "5", "5", "6", "7", "7", "8", "9", "9", "10", "10"], "tickvals": [0, 2, 4, 6, 8, 10, 12, 14, 16, 18, 20, 22, 24, 26, 28, 29]}, "xaxis6": {"anchor": "y6", "automargin": true, "domain": [0.55, 1.0], "gridcolor": "#444444", "gridwidth": 1.0, "linecolor": "#666666", "linewidth": 1.0, "showgrid": true, "showline": true, "tickangle": 0, "ticktext": ["1", "2", "2", "3", "4", "4", "5", "6", "6", "7", "8", "8", "9", "10", "10"], "tickvals": [0, 2, 4, 6, 8, 10, 12, 14, 16, 18, 20, 22, 24, 26, 28]}, "xaxis7": {"anchor": "y7", "automargin": true, "domain": [0.0, 0.45], "gridcolor": "#444444", "gridwidth": 1.0, "linecolor": "#666666", "linewidth": 1.0, "showgrid": true, "showline": true, "tickangle": 0, "ticktext": ["1", "1", "2", "3", "3", "4", "5", "5", "6", "7", "7", "8", "9", "9", "10", "10"], "tickvals": [0, 2, 4, 6, 8, 10, 12, 14, 16, 18, 20, 22, 24, 26, 28, 29], "title": {"text": "Time"}}, "xaxis8": {"anchor": "y8", "automargin": true, "domain": [0.55, 1.0], "gridcolor": "#444444", "gridwidth": 1.0, "linecolor": "#666666", "linewidth": 1.0, "showgrid": true, "showline": true, "tickangle": 0, "ticktext": ["1", "2", "2", "3", "4", "4", "5", "6", "6", "7", "8", "8", "9", "10", "10"], "tickvals": [0, 2, 4, 6, 8, 10, 12, 14, 16, 18, 20, 22, 24, 26, 28], "title": {"text": "Time"}}, "yaxis": {"anchor": "x", "autorange": false, "domain": [0.85, 1.0], "gridcolor": "#444444", "gridwidth": 1.0, "linecolor": "#666666", "linewidth": 1.0, "range": [92.28, 110.3], "showgrid": true, "showline": true, "title": {"text": "Weight"}, "zeroline": false}, "yaxis2": {"anchor": "x2", "autorange": false, "domain": [0.85, 1.0], "gridcolor": "#444444", "gridwidth": 1.0, "linecolor": "#666666", "linewidth": 1.0, "range": [-0.4315, 9.062], "showgrid": true, "showline": true}, "yaxis3": {"anchor": "x3", "autorange": false, "domain": [0.5667, 0.7167], "gridcolor": "#444444", "gridwidth": 1.0, "linecolor": "#666666", "linewidth": 1.0, "range": [92.28, 110.3], "showgrid": true, "showline": true, "title": {"text": "Weight"}}, "yaxis4": {"anchor": "x4", "autorange": false, "domain": [0.5667, 0.7167], "gridcolor": "#444444", "gridwidth": 1.0, "linecolor": "#666666", "linewidth": 1.0, "range": [-0.4315, 9.062], "showgrid": true, "showline": true}, "yaxis5": {"anchor": "x5", "autorange": false, "domain": [0.2833, 0.4333], "gridcolor": "#444444", "gridwidth": 1.0, "linecolor": "#666666", "linewidth": 1.0, "range": [92.28, 110.3], "showgrid": true, "showline": true, "title": {"text": "Weight"}}, "yaxis6": {"anchor": "x6", "autorange": false, "domain": [0.2833, 0.4333], "gridcolor": "#444444", "gridwidth": 1.0, "linecolor": "#666666", "linewidth": 1.0, "range": [-0.4315, 9.062], "showgrid": true, "showline": true}, "yaxis7": {"anchor": "x7", "autorange": false, "domain": [0.0, 0.15], "gridcolor": "#444444", "gridwidth": 1.0, "linecolor": "#666666", "linewidth": 1.0, "range": [92.28, 110.3], "showgrid": true, "showline": true, "title": {"text": "Weight"}}, "yaxis8": {"anchor": "x8", "autorange": false, "domain": [0.0, 0.15], "gridcolor": "#444444", "gridwidth": 1.0, "linecolor": "#666666", "linewidth": 1.0, "range": [-0.4315, 9.062], "showgrid": true, "showline": true}}}
